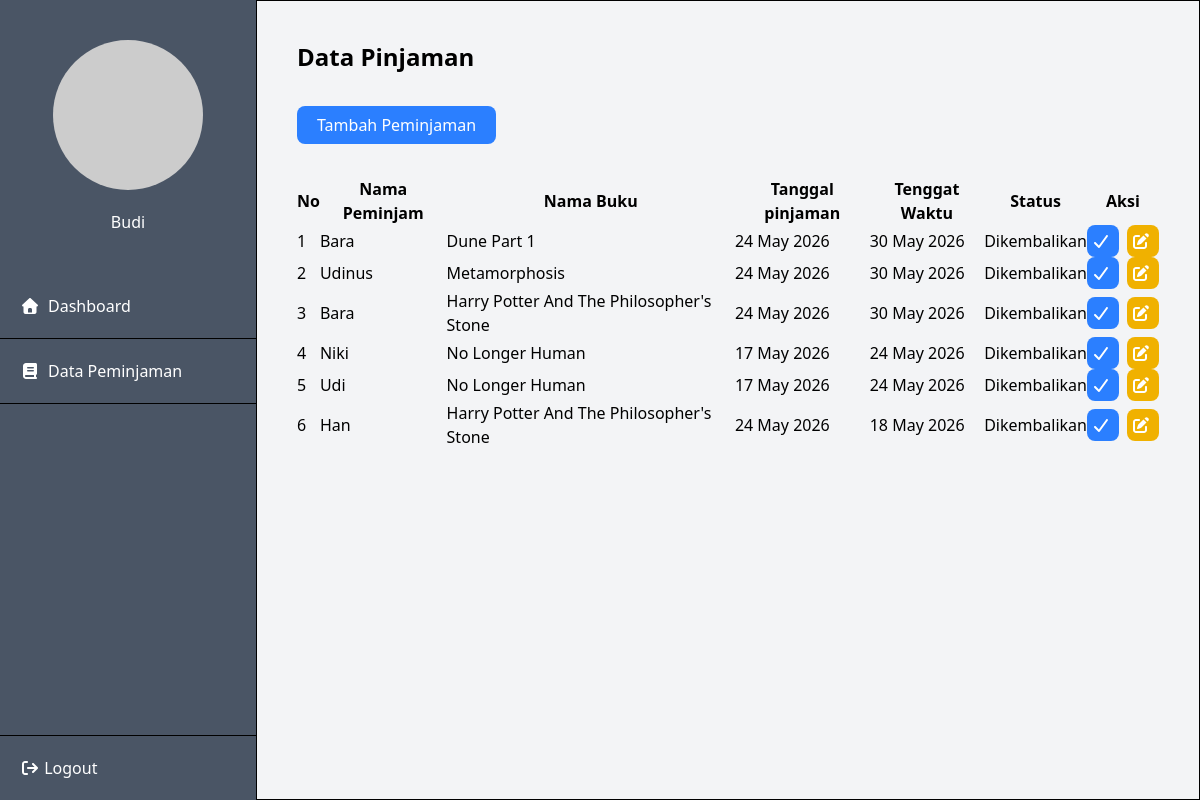
The page /pages/staff/peminjaman/view/index.php (signed in) on the database its author committed.
### tables this page shows
CREATE TABLE `pinjaman` (
  `id` int NOT NULL,
  `id_member` int NOT NULL,
  `id_buku` int NOT NULL,
  `tanggal_pinjam` date NOT NULL,
  `tenggat_waktu` date NOT NULL,
  `status` enum('dikembalikan','peminjaman') NOT NULL,
  `total_denda` decimal(13,0) DEFAULT NULL,
  `deleted_at` date DEFAULT NULL
);

CREATE TABLE `users` (
  `id` int NOT NULL,
  `username` varchar(255) NOT NULL,
  `email` varchar(255) NOT NULL,
  `password` varchar(255) NOT NULL,
  `role` enum('member','staff','admin') NOT NULL DEFAULT 'member',
  `deleted_at` date DEFAULT NULL
);

CREATE TABLE `buku` (
  `id` int NOT NULL,
  `code_buku` varchar(255) NOT NULL,
  `nama_buku` varchar(255) NOT NULL,
  `id_kategori` int DEFAULT '4',
  `nama_penerbit` varchar(255) NOT NULL,
  `isbn` varchar(255) NOT NULL,
  `stock` int NOT NULL DEFAULT '10',
  `nama_penulis` varchar(255) NOT NULL,
  `tgl_rilis_buku` date NOT NULL,
  `tgl_masuk` date NOT NULL,
  `deleted_at` date DEFAULT NULL
);

### pages/staff/peminjaman/action/show.php (called while the page is built)
<?php
require_once __DIR__ . "/../model/peminjaman.php";
$data = new peminjamanModel($conn);
$pinjaman = $data->dataPinjaman();

### pages/staff/peminjaman/model/peminjaman.php (called while the page is built, shortened)
<?php
class peminjamanModel
{
    private $conn;
    public function __construct($database)
    {
        $this->conn = $database;
    }
    public function dataPinjaman()
    {
        $q = $this->conn->prepare("
        SELECT
            pinjaman.*,
            users.username,
            buku.nama_buku
        FROM pinjaman
            JOIN users
                ON id_member = users.id
            JOIN buku
                ON id_buku = buku.id
        WHERE pinjaman.deleted_at IS NULL
        ");
        $q->execute();
        return $q->fetchAll(PDO::FETCH_ASSOC);
    }
}

### pages/staff/peminjaman/view/index.php (the view, shortened to what this page needs)
<?php
require_once __DIR__ . "/../../layout/staff.php";
require_once __DIR__ . "/../action/show.php";
?>
<section class="ml-64 flex justify-center min-h-screen bg-gray-100 border border-black">
    <div class="w-full max-w-6xl p-10">
        <h1 class="text-2xl font-bold mb-10">Data Pinjaman</h1>
        <div class="mb-10">
            <a href="<?= BASE_URL ?>/pages/staff/peminjaman/view/tambah.php" class="px-5 py-2 bg-blue-500 text-white rounded-lg">Tambah Peminjaman</a>
        </div>
        <table id="listKategori" class="display">
            <thead>
                <tr>
                    <th>No</th>
                    <th>Nama Peminjam</th>
                    <th>Nama Buku</th>
                    <th>Tanggal pinjaman</th>
                    <th>Tenggat Waktu</th>
                    <th>Status</th>
                    <th>Aksi</th>
                </tr>
            </thead>
            <tbody>
                <?php
                $no = 1;
                foreach ($pinjaman as $item):
                ?>
                    <tr>
                        <td><?= $no++ ?></td>
                        <td><?= ucwords($item['username']) ?></td>
                        <td><?= ucwords($item['nama_buku']) ?></td>
                        <td><?= date('d M Y', strtotime($item['tanggal_pinjam'])) ?></td>
                        <td><?= date('d M Y', strtotime($item['tenggat_waktu'])) ?></td>
                        <td><?= ucwords($item['status']) ?></td>
                        <td>
                            <div class="flex items-center gap-2 justify-center">
                                <a href="<?= BASE_URL ?>/pages/staff/peminjaman/action/kembalikan.php?id=<?= $item['id'] ?>" class="p-1 w-8 bg-blue-500 text-white rounded-lg">
                                    <i class="fa-solid fa-check"></i>
                                </a>
                                <a href="<?= BASE_URL ?>/pages/staff/peminjaman/view/edit.php?id=<?= $item['id'] ?>" class="p-1 w-8 bg-yellow-500 text-white rounded-lg">
                                    <i class="fa-solid fa-pen-to-square"></i>
                                </a>
                            </div>
                        </td>
                    </tr>
                <?php endforeach; ?>
            </tbody>
        </table>
    </div>
</section>

### pages/staff/layout/staff.php (shortened to what this page needs)
<!DOCTYPE html>
<html lang="en">
<head>
    <script src="https://cdn.jsdelivr.net/npm/@tailwindcss/browser@4"></script>
    <link rel="stylesheet" href="https://cdnjs.cloudflare.com/ajax/libs/font-awesome/7.0.1/css/all.min.css">
    <link rel="stylesheet" href="//cdn.datatables.net/2.3.8/css/dataTables.dataTables.min.css">
</head>
<body>
    <aside class="w-64 min-h-screen bg-gray-600 fixed flex flex-col">
        <div class="relative overflow-hidden flex items-center flex-col justify-center p-10">
            <div class="relative z-10 inset-0 flex flex-col items-center">
                <img src="https://i.pravatar.cc/150?img=3<?= $_SESSION['user_id'] ?>" alt="" class="rounded-full mb-5">
                <h2 class="text-white"><?= ucwords($_SESSION['username']) ?></h2>
            </div>
        </div>
        <div>
            <ul>
                <li>
                    <a href="#" class="p-5 border-b border-black block text-white flex gap-2 items-center">
                        <i class="fa-solid fa-house"></i>
                        <span>Dashboard</span>
                    </a>
                </li>
                <li>
                    <a href="<?= BASE_URL ?>/pages/staff/peminjaman/view/index.php" class="p-5 border-b border-black block text-white flex gap-2 items-center">
                        <i class="fa-solid fa-book"></i>
                        <span>Data Peminjaman</span>
                    </a>
                </li>
            </ul>
        </div>
        <div class="mt-auto">
            <a href="<?= BASE_URL ?>/auth/login/logout.php" class="block p-5 text-white border-t border-black">
                <i class="fa-solid fa-arrow-right-from-bracket"></i>
                <span>Logout</span>
            </a>
        </div>
    </aside>
</body>
</html>

### rows shown on the page
pinjaman: id_member.username "Bara", id_buku.nama_buku "Dune Part 1", tanggal_pinjam "24 May 2026", tenggat_waktu "30 May 2026", status "Dikembalikan"
pinjaman: id_member.username "Udinus", id_buku.nama_buku "Metamorphosis", tanggal_pinjam "24 May 2026", tenggat_waktu "30 May 2026", status "Dikembalikan"
pinjaman: id_member.username "Bara", id_buku.nama_buku "Harry Potter And The Philosopher's Stone", tanggal_pinjam "24 May 2026", tenggat_waktu "30 May 2026", status "Dikembalikan"
pinjaman: id_member.username "Niki", id_buku.nama_buku "No Longer Human", tanggal_pinjam "17 May 2026", tenggat_waktu "24 May 2026", status "Dikembalikan"
pinjaman: id_member.username "Udi", id_buku.nama_buku "No Longer Human", tanggal_pinjam "17 May 2026", tenggat_waktu "24 May 2026", status "Dikembalikan"
pinjaman: id_member.username "Han", id_buku.nama_buku "Harry Potter And The Philosopher's Stone", tanggal_pinjam "24 May 2026", tenggat_waktu "18 May 2026", status "Dikembalikan"

### other values the page prints
$_SESSION['username'] "Budi"
